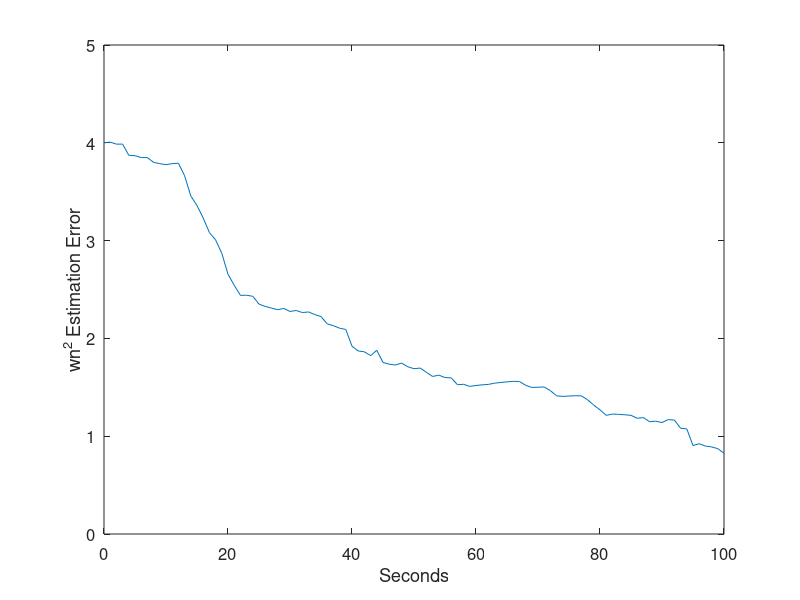
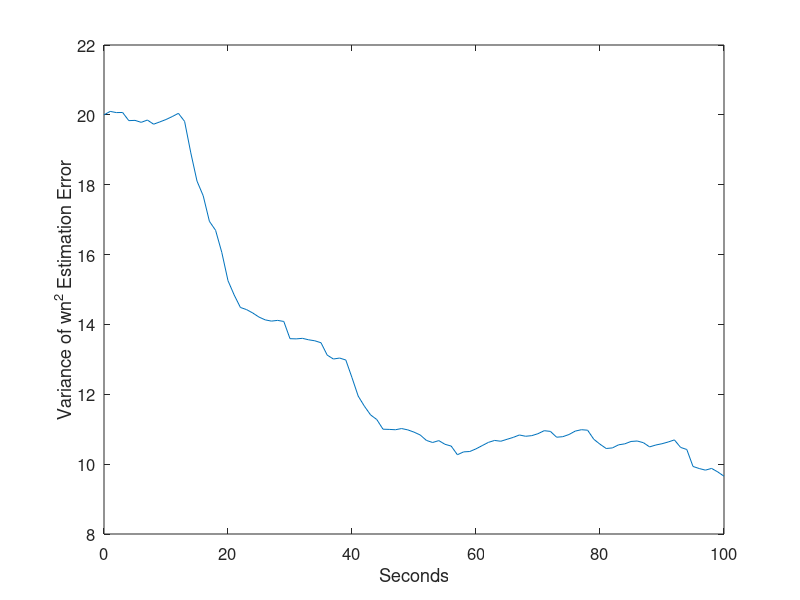

MATLAB code for these plots, in order:
function Parameter

% Extended Kalman filter for parameter estimation.
% Estimate the natural frequency of a second order system.

tf = 100; % simulation length
dt = 0.01; % simulation step size
wn = 2; % natural frequency
zeta = 0.1; % damping ratio
b = -2 * zeta * wn;
Q2 = .1; % artificial noise used for parameter estimation
Q = [1000 0; 0 Q2]; % covariance of process noise
R = [10 0; 0 10]; % covariance of measurement noise
H = [1 0 0; 0 1 0]; % measurement matrix
P = [0 0 0; 0 0 0; 0 0 20]; % covariance of estimation error

x = [0; 0; -wn*wn]; % initial state
xhat = 2 * x; % initial state estimate

% Initialize arrays for later plotting
xArray = x;
xhatArray = xhat;
P3Array = P(3,3);

dtPlot = tf / 100; % how often to plot output data
tPlot = 0;

for t = dt : dt : tf+dt
   % Simulate the system.
   w = sqrt(Q(1,1)) * randn;
   xdot = [x(2); x(3)*x(1) + b*x(2) - x(3)*w; 0];
   x = x + xdot * dt;
   z = H * x + sqrt(R) * [randn; randn];
   % Simulate the Kalman filter.
   F = [0 1 0; xhat(3) b xhat(1); 0 0 0];
   L = [0 0; -xhat(3) 0; 0 1];
   Pdot = F * P + P * F' + L * Q * L' - P * H' * inv(R) * H * P;
   P = P + Pdot * dt;
   K = P * H' * inv(R);
   xhatdot = [xhat(2); xhat(3)*xhat(1) + b*xhat(2); 0];
   xhatdot = xhatdot + K * (z - H * xhat);
   xhat = xhat + xhatdot * dt;
   if (t >= tPlot + dtPlot - 100*eps)
	   % Save data for plotting.
	   xArray = [xArray x];
	   xhatArray = [xhatArray xhat];
      P3Array = [P3Array P(3,3)];
      tPlot = t;
   end
end

% Plot results
close all
t = 0 : dtPlot : tf;
figure;
plot(t, xArray(3,:) - xhatArray(3,:));
set(gca,'FontSize',12); set(gcf,'Color','White');
xlabel('Seconds'); ylabel('wn^2 Estimation Error');
figure;
plot(t, P3Array);
set(gca,'FontSize',12); set(gcf,'Color','White');
xlabel('Seconds'); ylabel('Variance of wn^2 Estimation Error');